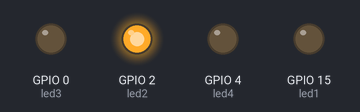
Simulated run of this program. Board: ESP32 board running MicroPython. Shown: output pins drawn as LEDs (lit = HIGH).

Above: at 0.1 s.
Timing chart, 0 to 1.6 s (numbered marks = the images above):
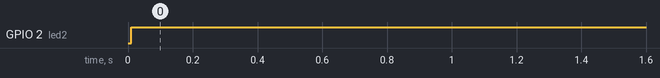

The program:

LED_.py
```python
from machine import Pin
import time

# 定义按键对象，使用上拉电阻
key1 = Pin(14, Pin.PULL_UP)
key2 = Pin(27, Pin.PULL_UP)
key3 = Pin(26, Pin.PULL_UP)
key4 = Pin(25, Pin.PULL_UP)

# 定义LED控制对象
led1 = Pin(15, Pin.OUT)
led2 = Pin(2, Pin.OUT)
led3 = Pin(0, Pin.OUT)
led4 = Pin(4, Pin.OUT)

# 定义按键编号
KEY1_PRESS, KEY2_PRESS, KEY3_PRESS, KEY4_PRESS = 1, 2, 3, 4

key_en = 1  # 控制按键扫描状态

# 按键扫描函数
def key_scan():
    global key_en
    # 有按键按下
    if key_en == 1 and (key1.value() == 0 or key2.value() == 0 or key3.value() == 0 or key4.value() == 0):
        time.sleep_ms(10)  # 消抖
        key_en = 0  # 按键按下时不再重复扫描
        if key1.value() == 0:
            return KEY1_PRESS
        elif key2.value() == 0:
            return KEY2_PRESS
        elif key3.value() == 0:
            return KEY3_PRESS
        elif key4.value() == 0:
            return KEY4_PRESS
    # 无按键按下，允许下一次扫描
    elif key1.value() == 1 and key2.value() == 1 and key3.value() == 1 and key4.value() == 1:
        key_en = 1
    return 0  # 无按键按下时返回 0

# 程序入口
if __name__ == "__main__":
    key = 0
    i_led1, i_led2, i_led3, i_led4 = 0, 0, 0, 0  # 定义LED状态变量
    led1.value(i_led1)  # 初始化LED，熄灭状态
    led2.value(i_led2)
    led3.value(i_led3)
    led4.value(i_led4)

    while True:  # 主循环
        key = key_scan()  # 按键扫描

        if key == KEY1_PRESS:  # 按下按键1
            i_led1 = 1 - i_led1  # 翻转LED1状态
            led1.value(i_led1)
        elif key == KEY2_PRESS:  # 按下按键2
            i_led2 = 1 - i_led2  # 翻转LED2状态
            led2.value(i_led2)
        elif key == KEY3_PRESS:  # 按下按键3
            i_led3 = 1 - i_led3  # 翻转LED3状态
            led3.value(i_led3)
        elif key == KEY4_PRESS:  # 按下按键4
            i_led4 = 1 - i_led4  # 翻转LED4状态
            led4.value(i_led4)

        time.sleep_ms(100)  # 添加延时以避免过快轮询
```

Measured:
- by itself, GPIO 2 (led2): LOW → HIGH at 0.01 s
